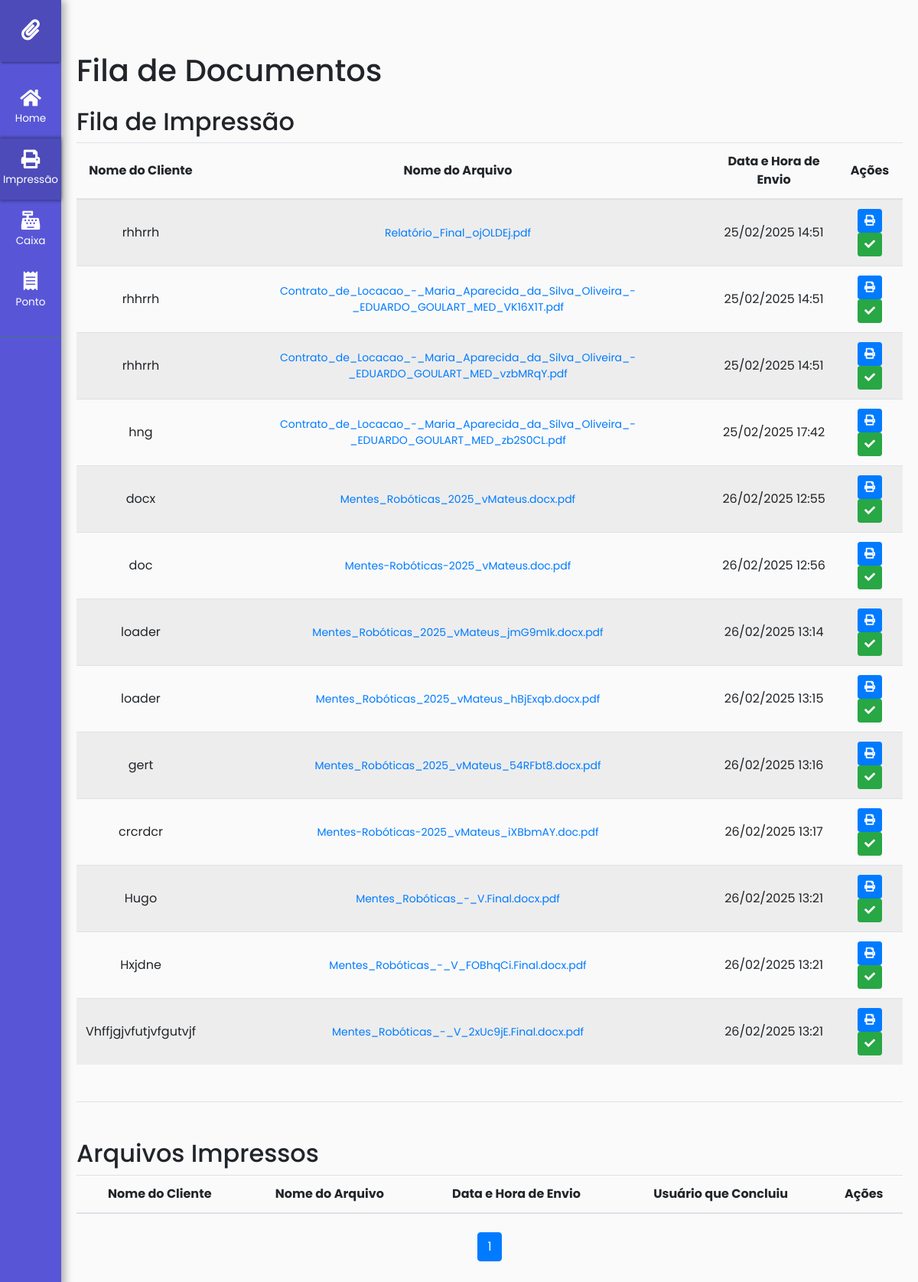
Page /impressao/fila/ (signed in) on the committed database.
### impressao/models.py (models this page shows, shortened)
class DocumentoImpressao(models.Model):
    nome_cliente = models.CharField(max_length=255)
    documento = models.FileField(upload_to='documentos/')
    impresso = models.BooleanField(default=False)
    data_envio = models.DateTimeField(auto_now_add=True)
    usuario_impresso = models.ForeignKey(settings.AUTH_USER_MODEL, null=True, blank=True, on_delete=models.SET_NULL)

### impressao/views.py (the view)
# urls.py: path('fila/', views.documentos_fila, name='documentos_fila'),
@login_required
def documentos_fila(request):
    documentos_nao_impressos = DocumentoImpressao.objects.filter(impresso=False).order_by('data_envio')
    cutoff_date = timezone.now() - timezone.timedelta(days=1)
    documentos_impressos = DocumentoImpressao.objects.filter(impresso=True, data_envio__gte=cutoff_date).order_by('-data_envio')
    paginator = Paginator(documentos_impressos, 10)  # 10 documentos por página
    page = request.GET.get('page')
    try:
        documentos_impressos_paginados = paginator.page(page)
    except PageNotAnInteger:
        documentos_impressos_paginados = paginator.page(1)
    except EmptyPage:
        documentos_impressos_paginados = paginator.page(paginator.num_pages)
    return TemplateResponse(request, 'documentos_fila.html', {
        'documentos_nao_impressos': documentos_nao_impressos,
        'documentos_impressos': documentos_impressos_paginados
    })

### impressao/templates/documentos_fila.html (shortened to what this page needs)
{% extends base_template %}
{% block body %}
<div class="container mt-5">
    <h1 class="mb-4">Fila de Documentos</h1>
    <h2>Fila de Impressão</h2>
    <table class="table table-striped">
        <thead>
            <tr>
                <th class="text-center align-middle">Nome do Cliente</th>
                <th class="text-center align-middle">Nome do Arquivo</th>
                <th class="text-center align-middle">Data e Hora de Envio</th>
                <th class="text-center align-middle">Ações</th>
            </tr>
        </thead>
        <tbody>
            {% for documento in documentos_nao_impressos %}
            <tr>
                <td class="text-center align-middle">{{ documento.nome_cliente }}</td>
                <td class="text-center align-middle">
                    <a href="{% url 'impressao:visualizar_documento' documento.pk %}" target="_blank" class="btn btn-link btn-sm">{{ documento.documento.name|cut:"documentos/" }}</a>
                </td>
                <td class="text-center align-middle">{{ documento.data_envio|date:"d/m/Y H:i" }}</td>
                <td class="text-center align-middle">
                    <button class="btn btn-primary btn-sm" onclick="imprimirDocumento('{% url 'impressao:visualizar_documento' documento.pk %}')">
                        <i class="fas fa-print"></i>
                    </button>
                    <a href="{% url 'impressao:marcar_como_impresso' documento.pk %}" class="btn btn-success btn-sm">
                        <i class="fas fa-check"></i>
                    </a>
                </td>
            </tr>
            {% endfor %}
        </tbody>
    </table>
    <hr class="my-5">
    <h2>Arquivos Impressos</h2>
    <table class="table table-striped">
        <thead>
            <tr>
                <th class="text-center align-middle">Nome do Cliente</th>
                <th class="text-center align-middle">Nome do Arquivo</th>
                <th class="text-center align-middle">Data e Hora de Envio</th>
                <th class="text-center align-middle">Usuário que Concluiu</th>
                <th class="text-center align-middle">Ações</th>
            </tr>
        </thead>
    </table>
    <div class="d-flex justify-content-center mt-4">
        <nav aria-label="Page navigation">
            <ul class="pagination">
                {% for num in documentos_impressos.paginator.page_range %}
                    <li class="page-item {% if documentos_impressos.number == num %}active{% endif %}">
                        <a class="page-link" href="?page={{ num }}">{{ num }}</a>
                    </li>
                {% endfor %}
            </ul>
        </nav>
    </div>
</div>
{% endblock %}

### static/css/base.css (style rules this page uses)
body { font-family: 'Poppins', sans-serif; background: #fafafa; }
a, a:hover, a:focus { color: inherit; text-decoration: none; transition: all 0.3s; }
i, span { display: inline-block; }

### rows in the picture
DocumentoImpressao: nome_cliente "rhhrrh", documento.name "Relatório_Final_ojOLDEj.pdf", data_envio "25/02/2025 14:51"
DocumentoImpressao: nome_cliente "rhhrrh", documento.name "Contrato_de_Locacao_-_Maria_Aparecida_da_Silva_Oliveira_-_EDUARDO_GOULART_MED_VK16X1T.pdf", data_envio "25/02/2025 14:51"
DocumentoImpressao: nome_cliente "rhhrrh", documento.name "Contrato_de_Locacao_-_Maria_Aparecida_da_Silva_Oliveira_-_EDUARDO_GOULART_MED_vzbMRqY.pdf", data_envio "25/02/2025 14:51"
DocumentoImpressao: nome_cliente "hng", documento.name "Contrato_de_Locacao_-_Maria_Aparecida_da_Silva_Oliveira_-_EDUARDO_GOULART_MED_zb2S0CL.pdf", data_envio "25/02/2025 17:42"
DocumentoImpressao: nome_cliente "docx", documento.name "Mentes_Robóticas_2025_vMateus.docx.pdf", data_envio "26/02/2025 12:55"
DocumentoImpressao: nome_cliente "doc", documento.name "Mentes-Robóticas-2025_vMateus.doc.pdf", data_envio "26/02/2025 12:56"
DocumentoImpressao: nome_cliente "loader", documento.name "Mentes_Robóticas_2025_vMateus_jmG9mIk.docx.pdf", data_envio "26/02/2025 13:14"
DocumentoImpressao: nome_cliente "loader", documento.name "Mentes_Robóticas_2025_vMateus_hBjExqb.docx.pdf", data_envio "26/02/2025 13:15"
DocumentoImpressao: nome_cliente "gert", documento.name "Mentes_Robóticas_2025_vMateus_54RFbt8.docx.pdf", data_envio "26/02/2025 13:16"
DocumentoImpressao: nome_cliente "crcrdcr", documento.name "Mentes-Robóticas-2025_vMateus_iXBbmAY.doc.pdf", data_envio "26/02/2025 13:17"
DocumentoImpressao: nome_cliente "Hugo", documento.name "Mentes_Robóticas_-_V.Final.docx.pdf", data_envio "26/02/2025 13:21"
DocumentoImpressao: nome_cliente "Hxjdne", documento.name "Mentes_Robóticas_-_V_FOBhqCi.Final.docx.pdf", data_envio "26/02/2025 13:21"
DocumentoImpressao: nome_cliente "Vhffjgjvfutjvfgutvjf", documento.name "Mentes_Robóticas_-_V_2xUc9jE.Final.docx.pdf", data_envio "26/02/2025 13:21"

### other values in the picture
{{ num }} "1"
